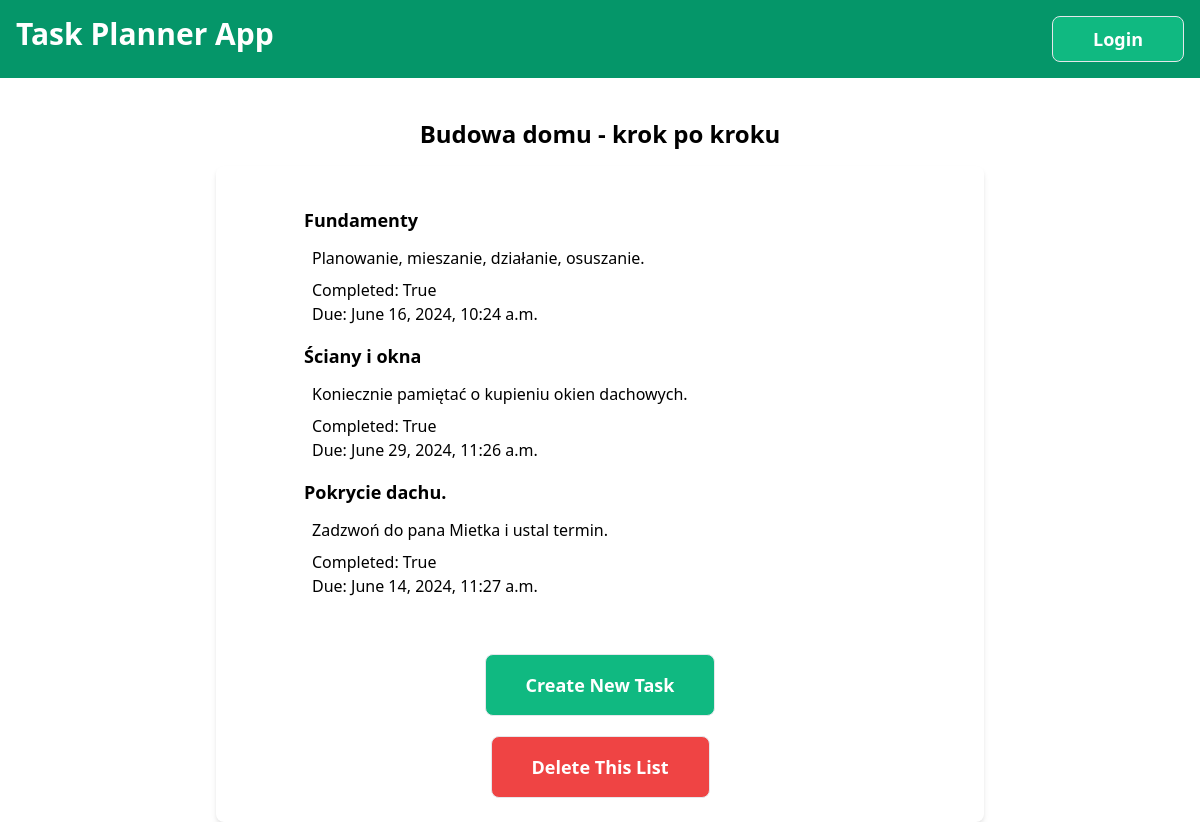
/2, run on the app's committed database.
### tasks_app/models.py (models this page shows)
class TaskList(models.Model):
    user = models.ForeignKey(User, on_delete=models.CASCADE, null=True, blank=True)
    name = models.CharField(max_length=100)

class TaskItem(models.Model):
    task_list   = models.ForeignKey(TaskList, on_delete=models.CASCADE)
    name        = models.CharField(max_length=100, blank=False)
    description = models.CharField(max_length=100)
    complete    = models.BooleanField(default=False)
    due_date    = models.DateTimeField()

### tasks_app/views.py (the view)
# urls.py: path('<int:id>', views.getlist, name="get_list"),
def getlist(request,id):
    task_list = TaskList.objects.get(id=id)
    items = TaskItem.objects.filter(task_list__id=id)
    return render(request, 'list_details.html', {"list": task_list, "items":items})

### templates/list_details.html
{% extends "base.html" %}
{% block content %}
<p class="text-2xl font-semibold mb-4">{{ list.name }}</p>
<div class="max-w-3xl mx-auto bg-white p-6 rounded-lg shadow-md flex flex-col">
    <ul>
    {% for item in items %}
        <li class="m-4 transition-transform transform hover:scale-105 text-left px-10">
            <a href="./{{list.id}}/{{item.id}}">
                <div class="px-2 text-lg font-semibold mb-3">{{item.name}}</div>
                <div class="px-4 mb-2">{{ item.description }}</div>
                <div class="px-4">Completed: {{ item.complete }}</div>
                <div class="px-4">Due: {{item.due_date}}</div>
            </a>
        </li>
    {% endfor %}
    </ul>
    <button class="bg-green-500 mx-auto text-lg text-white font-semibold mt-10 p-4 px-10 border rounded-lg transition-transform transform hover:bg-green-700">
        <a href='{{list.id}}/create_task'>Create New Task</a>
    </button>
    <button class="bg-red-500 mx-auto text-lg text-white font-semibold mt-5 p-4 px-10 border rounded-lg transition-transform transform hover:bg-red-700">
        <a href='{{list.id}}/delete_list'>Delete This List</a>
    </button>
</div>
{% endblock %}

### data on the page
TaskList: name "Budowa domu - krok po kroku"
TaskItem: name "Fundamenty", description "Planowanie, mieszanie, działanie, osuszanie.", complete "True", due_date "June 16, 2024, 10:24 a.m."
TaskItem: name "Ściany i okna", description "Koniecznie pamiętać o kupieniu okien dachowych.", complete "True", due_date "June 29, 2024, 11:26 a.m."
TaskItem: name "Pokrycie dachu.", description "Zadzwoń do pana Mietka i ustal termin.", complete "True", due_date "June 14, 2024, 11:27 a.m."
